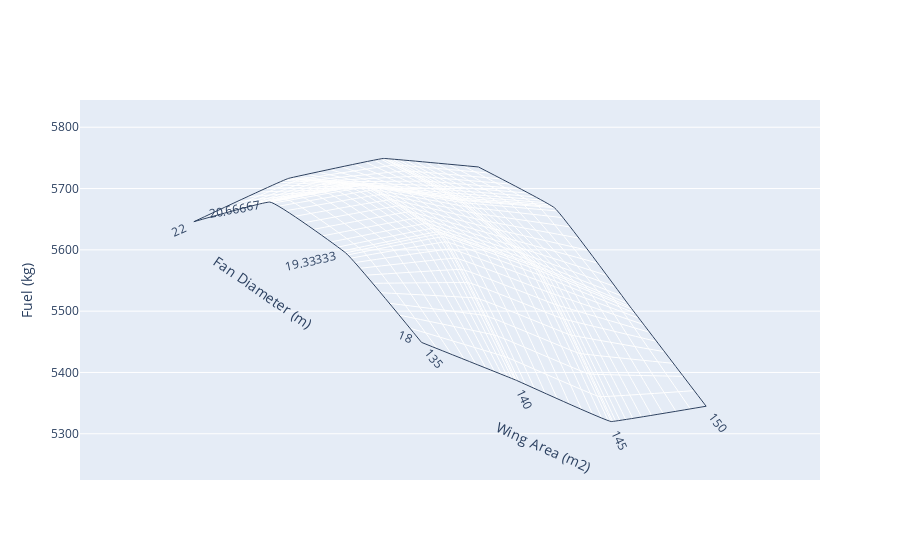

Here is the notebook cell this chart was saved with:
### Code cell
draw_carpet(input["WingArea"],input["FanDiameter"],output["fuel_mass"],'Wing Area (m2)',"Fan Diameter (m)","Fuel (kg)")

### Figure 1 — Plotly figure (JSON) as saved in the notebook; plotly's stock layout.template omitted (floating-point values rounded to 4 significant figures)
{"data": [{"a": [135, 135, 135, 135, 140, 140, 140, 140, 145, 145, 145, 145, 150, 150, 150, 150], "aaxis": {"minorgridcount": 10, "smoothing": 0.1, "title": {"text": "Wing Area (m2)"}}, "b": [18, 19.33, 20.67, 22, 18, 19.33, 20.67, 22, 18, 19.33, 20.67, 22, 18, 19.33, 20.67, 22], "baxis": {"minorgridcount": 10, "smoothing": 0.2, "title": {"text": "Fan Diameter (m)"}}, "cheaterslope": 0.8, "type": "carpet", "y": [5449.0, 5595.0, 5678.0, 5646.0, 5387.0, 5626.0, 5705.0, 5717.0, 5320.0, 5573.0, 5681.0, 5749.0, 5345.0, 5507.0, 5669.0, 5735.0], "yaxis": "y"}], "layout": {"yaxis": {"title": {"text": "Fuel (kg)"}}}}
